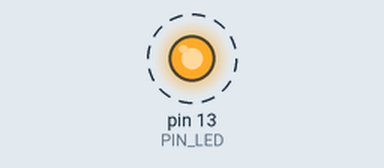
Simulated run of this sketch. Board: Arduino Uno, built with avr-gcc and run on an emulated ATmega328P. Parts: output pins drawn as LEDs (lit = HIGH). Dashed ring = blinking. What the sketch prints to the serial monitor is not drawn.

Above: at 0.5 s.
Timing chart, 0 to 4.6 s (numbered marks = the images above):
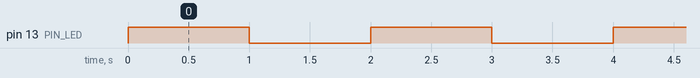

The sketch:

04_example_3.ino
```cpp
#define PIN_LED 13

int toggle = 0;
int count = 0;
void setup(){
  pinMode(PIN_LED, OUTPUT);
  Serial.begin(115200);
  while(!Serial){
    ;
  }
  Serial.println("Hello World");
  digitalWrite(PIN_LED, toggle);
}


void loop(){
  Serial.println(++count);
  if(toggle == 0){
    digitalWrite(PIN_LED, 1);
    toggle = 1;
  }else{
    digitalWrite(PIN_LED, 0);
    toggle = 0;
  }
  delay(1000);
}
```

Measured:
- by itself, pin 13 (PIN_LED): alternates HIGH for 1.0 s and LOW for 1.0 s
